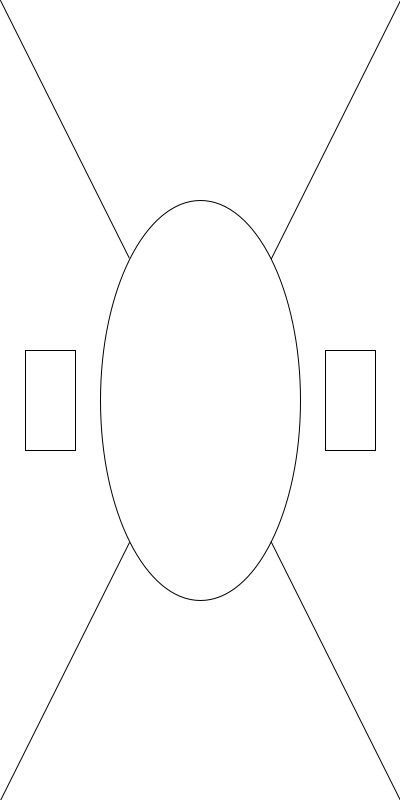
Frame 1 (no input)
Frame 60 (the mouse pressed at the canvas centre just before this capture): identical to frame 1, image omitted
Frame 120 (the mouse held since frame 60 and released just before this capture): identical to frame 1, image omitted

The Processing sketch that drew this single still picture (run headless with seeded random() and noise(); from frame 60 on, the mouse is pressed at the canvas centre):

// Processing sketch: Shifman_4_5
// ── Shifman_4_5.pde
void setup() {
size (400,800);
smooth();
  
}
    

void draw() {
 background(255);
 line (0,0,width,height);
 line (0,height,width,0);
 
 rectMode(CENTER);
 ellipse(width/2, height/2,width/2,height/2);
 rect(width/8,height/2,width/8,height/8);
 rect(width-width/8,height/2,width/8,height/8);
 }
